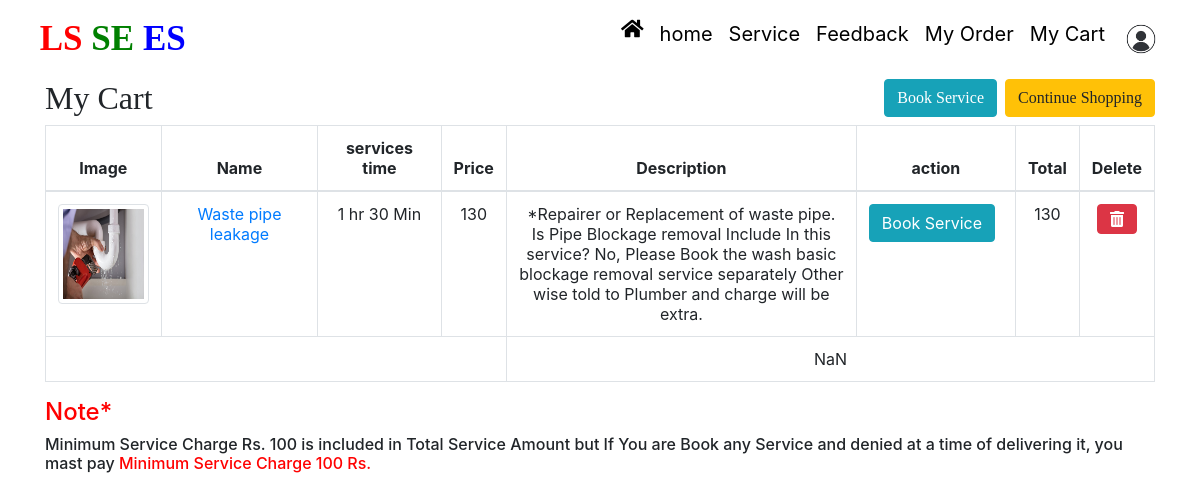
The page /cart/ (signed in) on the database its author committed.
### LocalApp/models.py (models this page shows, shortened)
class Service(models.Model):
    category = models.ForeignKey(Category, on_delete=models.CASCADE, null=True, blank=True)
    name = models.CharField(max_length=100, null=True, blank=True)
    desc = models.TextField(max_length=1000, null=True)
    stime = models.TextField(max_length=500,null=True)
    image = models.FileField(null=True, blank=True)
    price = models.CharField(max_length=100, null=True, blank=True)

### LocalApp/views.py (the view)
# urls.py: path('cart/', cart, name="cart"),
def cart(request):
    try:
        try:
            cart = Cart.objects.get(user=request.user)
            product = (cart.product).replace("'", '"')
            myli = json.loads(str(product))
            product = myli['objects'][0]
        except:
            product = []
        lengthpro = len(product)
        return render(request, 'cart.html', locals())
    except:
        pass
    return render(request, 'cart.html', locals())

### LocalApp/templatetags/custom_tags.py (called while the page is built)
@register.filter()
def productimage(pid):
    data = Service.objects.get(id=pid)
    return data.image.url

@register.filter()
def productname(pid):
    data = Service.objects.get(id=pid)
    return data.name

@register.filter()
def productprice(pid):
    data = Service.objects.get(id=pid)
    return data.price

@register.simple_tag()
def producttotalprice(pid, qty):
    data = Service.objects.get(id=pid)
    return int(data.price or 0)

@register.filter()
def productstime(pid):
    data = Service.objects.get(id=pid)
    return data.stime

@register.filter()
def productdes(pid):
    data = Service.objects.get(id=pid)
    return data.desc

### LocalApp/templates/cart.html (shortened to what this page needs)
{% load static custom_tags %}
<head>
</head>
{% include 'navigation.html' %}
<div class="container-fluid">
    <div class="container">
        <h2 style="font-family:roman;font-size:bold">
            My Cart
            <a href="/user-product/0/" class="btn btn-warning " style="float:right">Continue Shopping</a>
            <a href="/booking/" class="btn btn-info mr-2" style="float:right">Book Service</a>
        <h2>
        <table class="table table-bordered" style="width: 100%">
            <thead>
                <tr>
                    <th>Image</th>
                    <th>Name</th>
                    <th>services time</th>
                    <th>Price</th>
                    <th>Description</th>
                    <th>action</th>
                    <th>Total</th>
                    <th>Delete</th>
                </tr>
            </thead>
            <tbody>
                {% for i, j in product.items %}
                <tr>
                    <td>
                        <img class="img-thumbnail" src="{{i|productimage}}" alt="product" style="width:100px;height:100px"></a>
                    </td>
                    <td><a href="/product-detail/{{i}}/">{{i|productname}}</a></td>
                    <td>{{i|productstime}}</td>
                    <td>{{i|productprice}}
                    <td class="" alt="" style="width:350px;height:120px">
                    {{i|productdes}}</td>
                    <td><a href="/booking/" class="btn btn-info mr-2" style="float:right">Book Service</a></td>
                    <td id="totalprice-{{forloop.counter}}">{% producttotalprice i j %}</td>
                    <td>
                        <a href="/deletecart/{{i}}/" class="btn btn-danger"><i class="fa fa-trash-alt"></i></a>
                    </td>
                </tr>
                {% endfor %}
                <tr>
                    <td colspan="4"></td>
                    <td colspan="5" id="total-price"></td>
                </tr>
            </tbody>
        </table>
        <h4><span class="red">Note*</span></h4>
        <h6>Minimum Service Charge Rs. 100 is included in Total Service Amount but If You are Book any Service and denied at a time of delivering it, you mast pay
         <span class="red"> Minimum Service Charge 100 Rs.</span>  </h6>
    </div>
</div>

### LocalApp/templates/cart.html (style rules this page uses)
.table { text-align:center; }
.red { color:red; }

### rows shown on the page
Service: image (picture), product "Waste pipe leakage", product "1 hr 30 Min", product "130", product "*Repairer or Replacement of waste pipe. Is Pipe Blockage removal Include In this service? No, Please Book the wash basic blockage removal service separately Other wise told to Plumber and charge will be extra.", price "130"
